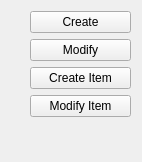
                 <widget class="QWidget" name="page_36">
                  <property name="geometry">
                   <rect>
                    <x>-63</x>
                    <y>0</y>
                    <width>142</width>
                    <height>162</height>
                   </rect>
                  </property>
                  <attribute name="label">
                   <string>Forms</string>
                  </attribute>
                  <layout class="QGridLayout" name="gridLayout_36">
                   <item row="3" column="1">
                    <widget class="QPushButton" name="QAct_Modify_Form">
                     <property name="text">
                      <string>Modify</string>
                     </property>
                    </widget>
                   </item>
                   <item row="4" column="1">
                    <widget class="QPushButton" name="QAct_Create_Form_Item">
                     <property name="text">
                      <string>Create Item</string>
                     </property>
                    </widget>
                   </item>
                   <item row="2" column="1">
                    <widget class="QPushButton" name="QAct_Create_Form">
                     <property name="text">
                      <string>Create</string>
                     </property>
                    </widget>
                   </item>
                   <item row="5" column="1">
                    <widget class="QPushButton" name="QAct_Modify_Form_Item">
                     <property name="text">
                      <string>Modify Item</string>
                     </property>
                    </widget>
                   </item>
                   <item row="6" column="1">
                    <spacer name="verticalSpacer_25">
                     <property name="orientation">
                      <enum>Qt::Vertical</enum>
                     </property>
                     <property name="sizeHint" stdset="0">
                      <size>
                       <width>101</width>
                       <height>29</height>
                      </size>
                     </property>
                    </spacer>
                   </item>
                   <item row="3" column="0">
                    <layout class="QGridLayout" name="gridLayout_54">
                     <item row="0" column="0">
                      <spacer name="horizontalSpacer_18">
                       <property name="orientation">
                        <enum>Qt::Horizontal</enum>
                       </property>
                       <property name="sizeHint" stdset="0">
                        <size>
                         <width>40</width>
                         <height>20</height>
                        </size>
                       </property>
                      </spacer>
                     </item>
                    </layout>
                   </item>
                  </layout>
                 </widget>
